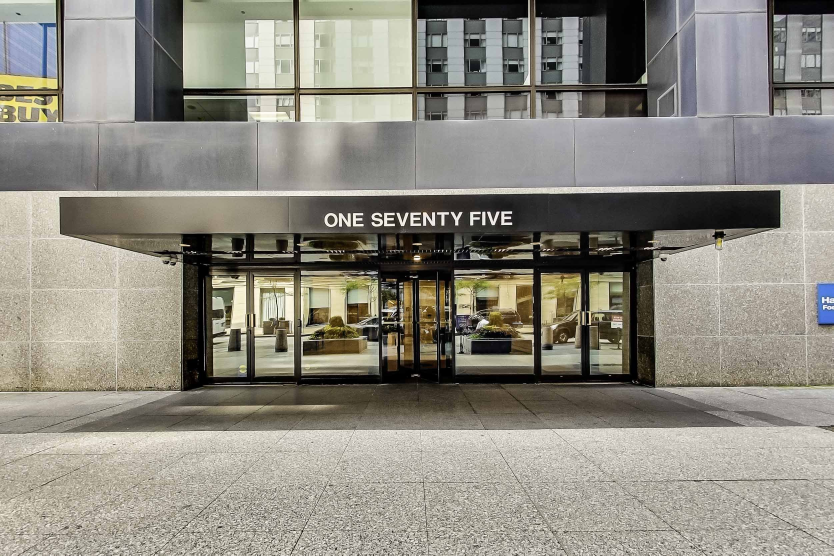
#> input picture src/assets/project-0-0.jpg, 2500 x 1666 px (shown at 1/3 size)
$ python -i photography.py   (imports and definitions only)
#> lines starting #> are read from the running program, lines starting #| are printed output that depends on the picture
"""Photography: curation, responsive variants, and the markup that shows them.

Images are read from src/assets (the source of truth) and written to
dist/assets as a set of width variants, so a phone downloads a 480px file
instead of the 2500px original. Every <img> carries width/height taken from
the real file, so the browser reserves the right box before the bytes land.
"""
from pathlib import Path
from PIL import Image
from html import escape

ROOT = Path(__file__).parent
SRC = ROOT / 'src' / 'assets'
OUT = ROOT / 'dist' / 'assets'

# Rendered widths worth generating. A variant is only produced when it is
# actually narrower than the source, so nothing is ever upscaled.
WIDTHS = [480, 768, 1200, 1800]
JPEG_QUALITY = 82

# How wide the image will be drawn, per layout slot. These mirror the
# breakpoints in src/style.css; getting them roughly right is what lets the
# browser pick the small file on a phone.
SIZES = {
    'hero': '100vw',
    'half': '(min-width:1051px) 50vw, (min-width:761px) 50vw, 100vw',
    'lead': '(min-width:761px) 680px, 100vw',
    'card': '(min-width:761px) 600px, 100vw',
}

# Curated original photographs: no shared-building amenities or duplicate views.
SELECTIONS = [[(8, 'Living room & city views'), (10, 'Kitchen cabinetry & finishes'), (11, 'Bathroom'), (9, 'Lake Michigan outlook')], [(1, 'Exterior architecture'), (0, 'Kitchen'), (2, 'Cabinetry & surface details'), (4, 'Kitchen & living connection')], [(0, 'Exterior architecture'), (2, 'Kitchen & gathering space'), (1, 'Entry hall'), (4, 'Cabinetry detail')], [(0, 'Exterior architecture'), (4, 'Open living spaces'), (3, 'Kitchen island'), (1, 'Entry approach')], [(1, 'Exterior architecture'), (0, 'Kitchen & living room'), (3, 'Staircase detailing')], [(0, 'Front elevation'), (1, 'Covered entrance'), (3, 'Exterior perspective'), (4, 'Street view')], [(0, 'Townhome exterior'), (2, 'Kitchen & dining'), (3, 'Living room'), (1, 'Staircase')]]

_size_cache = {}
_built = set()
_built_map = {}


def _rel(src):
    """'/assets/x.jpg' -> 'x.jpg'"""
    return src.split('/')[-1]


# [7 lines left out: function size, not called in this run]


def build_variants(src):
    """Write the resized files for one image; return [(url, width), ...]
    widest last, always including the original."""
    name = _rel(src)
    if name in _built:
        return _built_map[name]
    stem, ext = name.rsplit('.', 1)
    w0, h0 = size(src)
    OUT.mkdir(parents=True, exist_ok=True)

    made = []
    with Image.open(SRC / name) as im:
        im = im.convert('RGB') if ext.lower() in ('jpg', 'jpeg') else im
        for w in WIDTHS:
            if w >= w0:
                continue
            target = OUT / f'{stem}-{w}.{ext}'
            if not target.exists():
                h = round(h0 * w / w0)
                im.resize((w, h), Image.LANCZOS).save(
                    target, quality=JPEG_QUALITY, optimize=True, progressive=True)
            made.append((f'/assets/{stem}-{w}.{ext}', w))

    # The full-resolution original is always shipped, because the lightbox
    # links straight to it via data-full. It only joins the srcset when it is
    # no wider than the cap -- inline slots never need more than WIDTHS[-1],
    # so a desktop visitor is not made to download a 2500px file to fill a
    # 600px card.
    original = OUT / name
    if not original.exists():
        original.write_bytes((SRC / name).read_bytes())
    if w0 <= WIDTHS[-1]:
        made.append((f'/assets/{name}', w0))

    _built.add(name)
    _built_map[name] = made
    return made


# [21 lines left out: function photo, not called in this run]


def cover(p, i):
    return p['local'][SELECTIONS[i][0][0]]


# [23 lines left out: functions card, project, not called in this run]

>>> import cv2
>>> picture = cv2.imread('src/assets/project-0-0.jpg', cv2.IMREAD_GRAYSCALE)
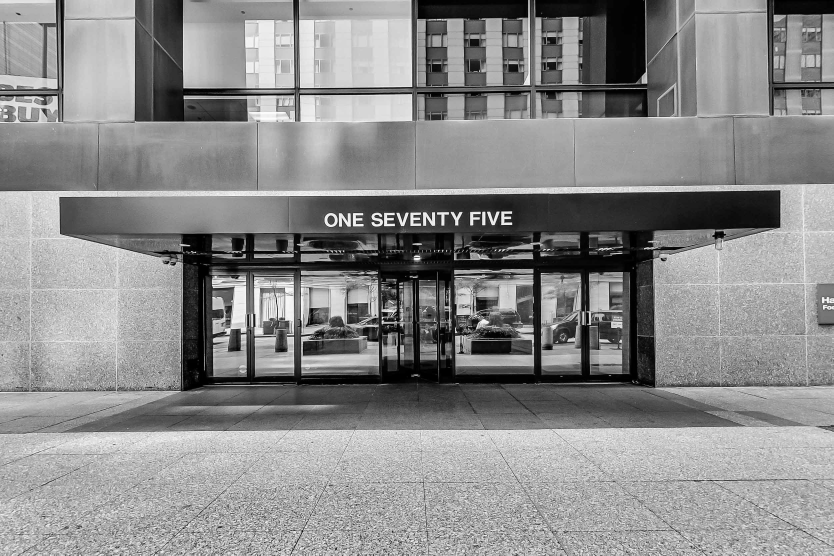
#> picture: shape (1666, 2500) (shown at 1/3 size); min 0, max 255, mean 138.6
#> (the run stopped early here; a loop or call above may not have finished)

$ run again, on src/assets/project-0-1.jpg
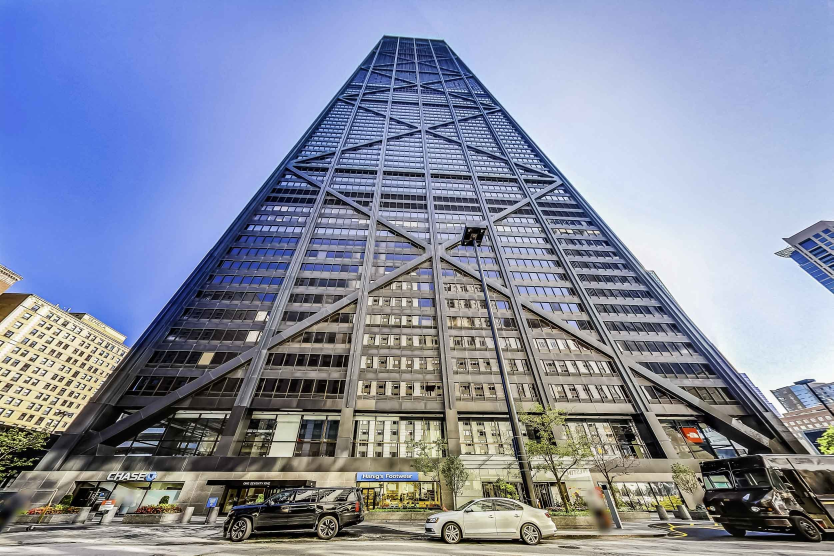
#> input picture src/assets/project-0-1.jpg, 2500 x 1667 px (shown at 1/3 size)
#> `picture = cv2.imread('src/assets/project-0-0.jpg', cv2.IMREAD_GRAYSCALE)`:
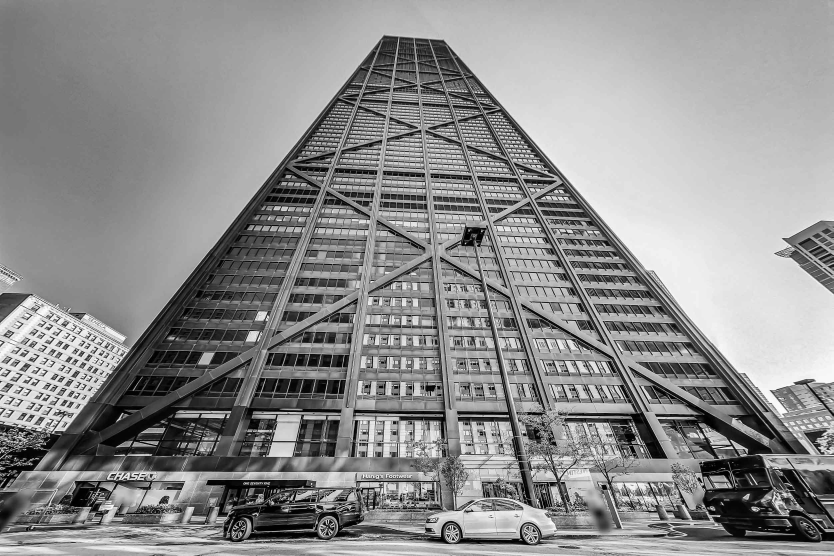
#> picture: shape (1667, 2500) (shown at 1/3 size); min 0, max 255, mean 141.8

$ run again, on src/assets/project-0-10.jpg
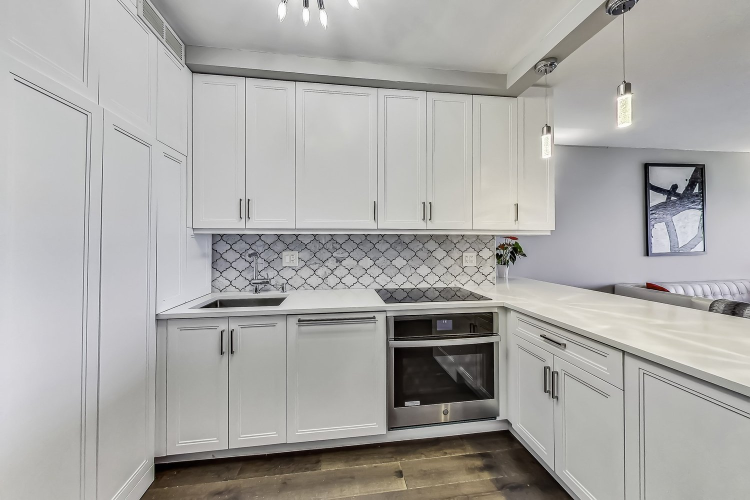
#> input picture src/assets/project-0-10.jpg, 1500 x 1000 px (shown at 1/2 size)
#> `picture = cv2.imread('src/assets/project-0-0.jpg', cv2.IMREAD_GRAYSCALE)`:
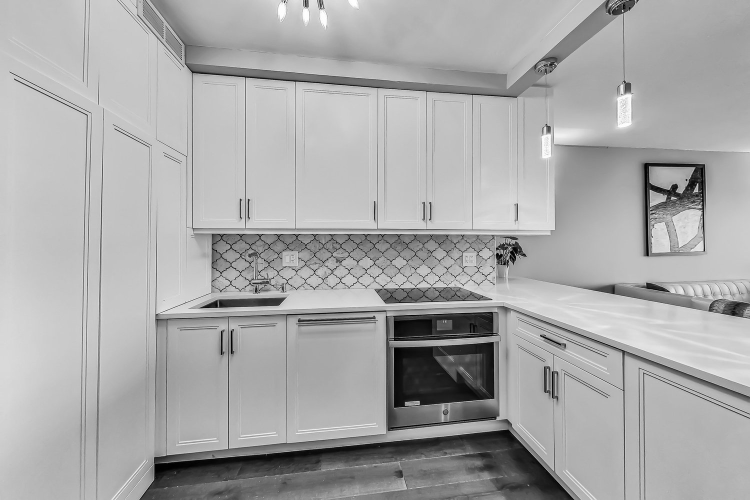
#> picture: shape (1000, 1500) (shown at 1/2 size); min 0, max 255, mean 168.9
